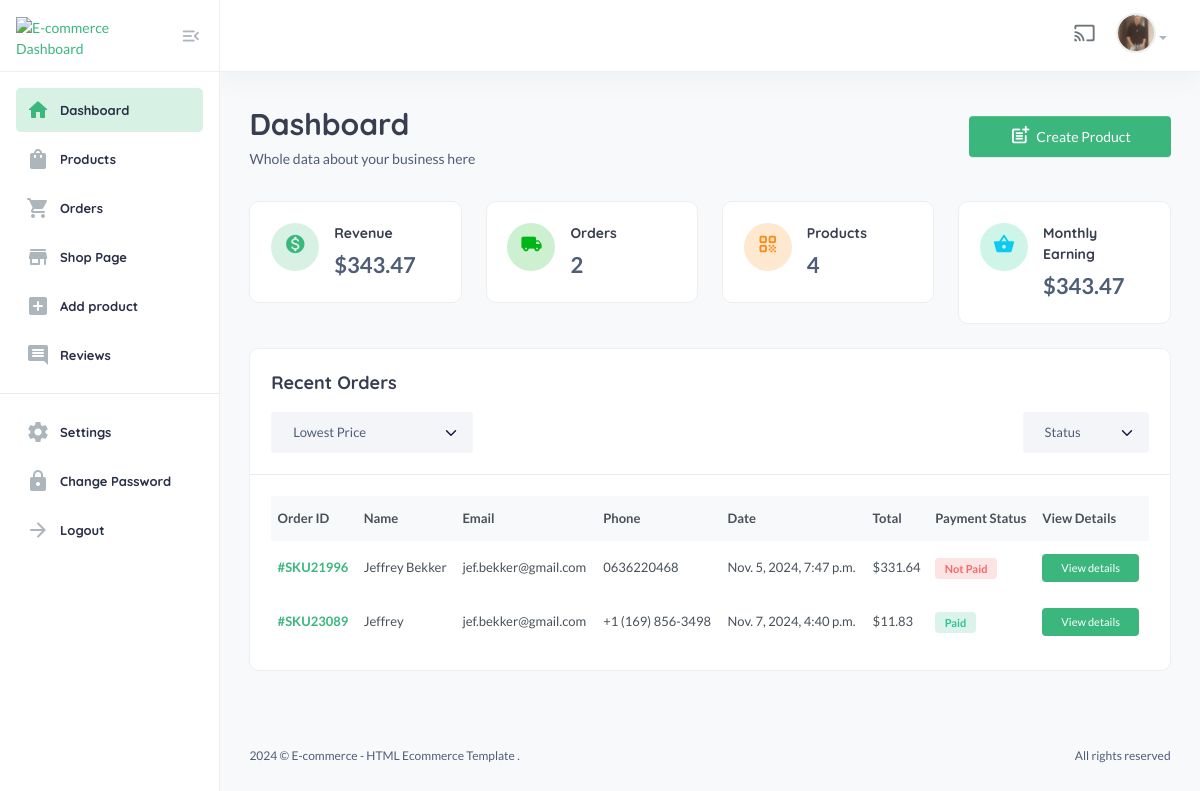
The page /useradmin/dashboard/ (signed in) on the database its author committed.
### userauths/models.py (models this page shows, shortened)
class User(AbstractUser):
    email = models.EmailField(unique=True)
    username = models.CharField(max_length=100)
    bio = models.CharField(max_length=100)
    USERNAME_FIELD = "email"
    REQUIRED_FIELDS = ['username']

class Profile(models.Model):
    user = models.OneToOneField(User, on_delete=models.CASCADE)
    image = models.ImageField(upload_to='image')
    full_name = models.CharField(max_length=200)
    bio = models.CharField(max_length=200, null=True, blank=True)
    phone = models.CharField(max_length=200)
    address = models.CharField(max_length=200, null=True, blank=True)
    country = models.CharField(max_length=200, null=True, blank=True)
    verified = models.BooleanField(default=False)

### core/models.py (models this page shows)
class CartOrder(models.Model):
    user = models.ForeignKey(User, on_delete=models.CASCADE)
    full_name = models.CharField(max_length=100, null=True, blank=True)
    email = models.CharField(max_length=100, null=True, blank=True)
    phone = models.CharField(max_length=100, null=True, blank=True)
    address = models.CharField(max_length=100, null=True, blank=True)
    city = models.CharField(max_length=100, null=True, blank=True)
    state = models.CharField(max_length=100, null=True, blank=True)
    country = models.CharField(max_length=100, null=True, blank=True)
    price = models.DecimalField(max_digits=12, decimal_places=2, default="0.00")
    saved = models.DecimalField(max_digits=12, decimal_places=2, default="0.00")
    coupons = models.ManyToManyField("core.Coupon", blank=True)
    shipping_method = models.CharField(max_length=100, null=True, blank=True)
    tracking_id = models.CharField(max_length=100, null=True, blank=True)
    tracking_website_address = models.CharField(max_length=100, null=True, blank=True)
    paid_status = models.BooleanField(default=False)
    order_date = models.DateTimeField(auto_now_add=True)
    product_status = models.CharField(choices=STATUS_CHOICE, max_length=30, default="processing", null=True, blank=True)
    sku = ShortUUIDField(null=True, blank=True, length=5, prefix="SKU", max_length=20, alphabet="1234567890")
    oid = ShortUUIDField(null=True, blank=True, length=5, max_length=20, alphabet="1234567890")
    stripe_payment_intent = models.CharField(max_length=1000, null=True, blank=True)
    class Meta:
        verbose_name_plural = "Cart Order"

### useradmin/decorators.py (the view)
    def wrapper(request, *args, **kwargs):
        if request.user.is_superuser != True:
            messages.warning(request, "You are not authorized to access this page.")
            return redirect("/user/sign-in/")
        return view_func(request, *args, **kwargs)

### core/context_processor.py (called while the page is built)
def default(request):
    categories = Category.objects.all()
    vendors = Vendor.objects.all()
    min_max_price = Product.objects.aggregate(Min("price"), Max("price")) # Get the lowest and highest value from the models (price from product)
    try:
        wishlist = Wishlist.objects.filter(user=request.user)
    except:
        messages.warning(request, "You need to login before accessing your wishlist.")
        wishlist = 0
    try:
        address = Address.objects.get(user=request.user)
    except:
        address = None
    return {
        "categories": categories,
        "wishlist": wishlist,
        "address": address,
        "vendors": vendors,
        "min_max_price": min_max_price,
    }

### useradmin/views.py (called while the page is built)
@admin_required
def dashboard(request):
    revenue = CartOrder.objects.aggregate(price=Sum("price"))
    total_orders_count = CartOrder.objects.all()
    all_products = Product.objects.all()
    all_categories = Category.objects.all()
    new_customers = User.objects.all(). order_by("-id")
    latest_orders = CartOrder.objects.all()
    this_month = datetime.datetime.now().month
    monthly_revenue = CartOrder.objects.filter(order_date__month=this_month).aggregate(price=Sum("price"))
    context = {
        "revenue": revenue,
        "total_orders_count": total_orders_count,
        "all_products": all_products,
        "all_categories": all_categories,
        "new_customers": new_customers,
        "latest_orders": latest_orders,
        "monthly_revenue": monthly_revenue,
    }
    return render(request, "useradmin/dashboard.html", context)

### templates/useradmin/dashboard.html (shortened to what this page needs)
{% extends 'useradmin/base.html' %}
{% load static %}
{% block content %}
<section class="content-main">
    <div class="content-header">
        <div>
            <h2 class="content-title card-title">Dashboard</h2>
            <p>Whole data about your business here</p>
        </div>
        <div>
            <a href="#" class="btn btn-primary"><i class="text-muted material-icons md-post_add"></i>Create Product</a>
        </div>
    </div>
    <div class="row">
        <div class="col-lg-3">
            <div class="card card-body mb-4">
                <article class="icontext">
                    <span class="icon icon-sm rounded-circle bg-primary-light"><i class="text-primary material-icons md-monetization_on"></i></span>
                    <div class="text">
                        <h6 class="mb-1 card-title">Revenue</h6>
                        <span>${{ revenue.price|floatformat:2 }}</span>
                    </div>
                </article>
            </div>
        </div>
        <div class="col-lg-3">
            <div class="card card-body mb-4">
                <article class="icontext">
                    <span class="icon icon-sm rounded-circle bg-success-light"><i class="text-success material-icons md-local_shipping"></i></span>
                    <div class="text">
                        <h6 class="mb-1 card-title">Orders</h6>
                        <span>{{ total_orders_count.count }}</span>
                    </div>
                </article>
            </div>
        </div>
        <div class="col-lg-3">
            <div class="card card-body mb-4">
                <article class="icontext">
                    <span class="icon icon-sm rounded-circle bg-warning-light"><i class="text-warning material-icons md-qr_code"></i></span>
                    <div class="text">
                        <h6 class="mb-1 card-title">Products</h6>
                        <span>{{ all_products.count }}</span>
                    </div>
                </article>
            </div>
        </div>
        <div class="col-lg-3">
            <div class="card card-body mb-4">
                <article class="icontext">
                    <span class="icon icon-sm rounded-circle bg-info-light"><i class="text-info material-icons md-shopping_basket"></i></span>
                    <div class="text">
                        <h6 class="mb-1 card-title">Monthly Earning</h6>
                        <span>${{ monthly_revenue.price|floatformat:2  }}</span>
                    </div>
                </article>
            </div>
        </div>
    </div>
    <div class="card mb-4">
        <header class="card-header">
            <h4 class="card-title">Recent Orders</h4>
            <div class="row align-items-center">
                <div class="col-md-3 col-12 me-auto mb-md-0 mb-3">
                    <div class="custom_select">
                        <select class="form-select select-nice">
                            <option selected>Lowest Price</option>
                        </select>
                    </div>
                </div>
                <div class="col-md-2 col-6">
                    <div class="custom_select">
                        <select class="form-select select-nice">
                            <option selected>Status</option>
                        </select>
                    </div>
                </div>
            </div>
        </header>
        <div class="card-body">
            <div class="table-responsive">
                <div class="table-responsive">
                    <table class="table align-middle table-nowrap mb-0">
                        <thead class="table-light">
                            <tr>
                                <th class="align-middle" scope="col">Order ID</th>
                                <th class="align-middle" scope="col">Name</th>
                                <th class="align-middle" scope="col">Email</th>
                                <th class="align-middle" scope="col">Phone</th>
                                <th class="align-middle" scope="col">Date</th>
                                <th class="align-middle" scope="col">Total</th>
                                <th class="align-middle" scope="col">Payment Status</th>
                                <th class="align-middle" scope="col">View Details</th>
                            </tr>
                        </thead>
                        <tbody>
                            {% for l in latest_orders %}
                            <tr>
                                <td><a href="#" class="fw-bold">#{{ l.sku }}</a></td>
                                <td>{{ l.full_name }}</td>
                                <td>{{ l.email }}</td>
                                <td>{{ l.phone }}</td>
                                <td>{{ l.order_date }}</td>
                                <td>${{ l.price }}</td>
                                <td>
                                    {% if l.paid_status == True %}
                                    <span class="badge badge-pill badge-soft-success">Paid</span>
                                    {% else %}
                                    <span class="badge badge-pill badge-soft-danger">Not Paid</span>
                                    {% endif %}
                                </td>
                                <td>
                                    <a href="#" class="btn btn-xs"> View details</a>
                                </td>
                            </tr>
                            {% endfor %}
                        </tbody>
                    </table>
                </div>
            </div>
        </div>
    </div>
</section>
{% endblock content %}

### templates/useradmin/base.html (shortened to what this page needs)
{% load static %}
<!DOCTYPE html>
<html lang="en">
    <head>
        <link href="{% static 'assets2/css/main.css' %}" rel="stylesheet" type="text/css" />
        <link rel="stylesheet" href="https://cdnjs.cloudflare.com/ajax/libs/font-awesome/6.0.0/css/all.min.css" />
    </head>
    <body>
        <aside class="navbar-aside" id="offcanvas_aside">
            <div class="aside-top">
                <a href="/useradmin/" class="brand-wrap">
                    <img src="https://clipground.com/images/ecommerce-logo-png-11.png" class="logo" alt="E-commerce Dashboard" />
                </a>
                <div>
                    <button class="btn btn-icon btn-aside-minimize"><i class="text-muted material-icons md-menu_open"></i></button>
                </div>
            </div>
            <nav>
                <ul class="menu-aside">
                    <li class="menu-item {% if '/useradmin/dashboard/' in request.path %}active{% endif %}">
                        <a class="menu-link" href="{% url 'useradmin:dashboard' %}">
                            <i class="icon material-icons md-home"></i>
                            <span class="text">Dashboard</span>
                        </a>
                    </li>
                    <li class="menu-item {% if '/useradmin/products/' in request.path %}active{% endif %}">
                        <a class="menu-link" href="{% url 'useradmin:products' %}">
                            <i class="icon material-icons md-shopping_bag"></i>
                            <span class="text">Products</span>
                        </a>
                    </li>
                    <li class="menu-item {% if '/useradmin/orders/' in request.path %}active{% endif %}">
                        <a class="menu-link" href="{% url 'useradmin:orders' %}">
                            <i class="icon material-icons md-shopping_cart"></i>
                            <span class="text">Orders</span>
                        </a>
                    </li>
                    <li class="menu-item">
                        <a class="menu-link" href="{% url 'useradmin:shop-page' %}">
                            <i class="icon material-icons md-store"></i>
                            <span class="text">Shop Page</span>
                        </a>
                    </li>
                    <li class="menu-item ">
                        <a class="menu-link" href="{% url 'useradmin:add-product' %}">
                            <i class="icon material-icons md-add_box"></i>
                            <span class="text">Add product</span>
                        </a>
                    </li>
                    <li class="menu-item">
                        <a class="menu-link" href="{% url 'useradmin:reviews' %}">
                            <i class="icon material-icons md-comment"></i>
                            <span class="text">Reviews</span>
                        </a>
                    </li>
                </ul>
                <hr />
                <ul class="menu-aside">
                    <li class="menu-item">
                        <a class="menu-link" href="{% url 'useradmin:settings' %}">
                            <i class="icon material-icons md-settings"></i>
                            <span class="text">Settings</span>
                        </a>
                    </li>
                    <li class="menu-item">
                        <a class="menu-link" href="{% url 'useradmin:change-password' %}">
                            <i class="icon material-icons md-lock"></i>
                            <span class="text"> Change Password </span>
                        </a>
                    </li>
                    <li class="menu-item">
                        <a class="menu-link" href="{% url 'userauths:sign-out' %}">
                            <i class="icon material-icons md-arrow_forward"></i>
                            <span class="text">Logout</span>
                        </a>
                    </li>
                </ul>
                <br />
                <br />
            </nav>
        </aside>
        <main class="main-wrap">
            <header class="main-header navbar">
                <div class="col-nav">
                    <ul class="nav">
                        <li class="nav-item">
                            <a href="#" class="requestfullscreen nav-link btn-icon"><i class="material-icons md-cast"></i></a>
                        </li>
                        <li class="dropdown nav-item">
                            <a class="dropdown-toggle" data-bs-toggle="dropdown" href="#" id="dropdownAccount" aria-expanded="false">
                                {% if request.user.profile.image %}
                                <img class="img-xs rounded-circle" src="{{request.user.profile.image.url}}" alt="User" />
                                {% else %}
                                <img class="img-xs rounded-circle" src="https://www.shutterstock.com/image-vector/vector-flat-illustration-grayscale-avatar-600nw-2281862025.jpg" alt="User" />
                                {% endif %}
                            </a>
                        </li>
                    </ul>
                </div>
            </header>
            {% block content %}
            {% endblock content %}
            <footer class="main-footer font-xs">
                <div class="row pb-30 pt-15">
                    <div class="col-sm-6">
                        &copy; E-commerce - HTML Ecommerce Template .
                    </div>
                    <div class="col-sm-6">
                        <div class="text-sm-end">All rights reserved</div>
                    </div>
                </div>
            </footer>
        </main>
    </body>
</html>

### rows shown on the page
User: user.profile.image (picture)
CartOrder: sku "SKU21996", full_name "Jeffrey Bekker", email "jef.bekker@gmail.com", phone "0636220468", order_date "Nov. 5, 2024, 7:47 p.m.", price "331.64", paid_status "Not Paid"
CartOrder: sku "SKU23089", full_name "Jeffrey", email "jef.bekker@gmail.com", phone "+1 (169) 856-3498", order_date "Nov. 7, 2024, 4:40 p.m.", price "11.83", paid_status "Paid"

### other values the page prints
{{ revenue.price|floatformat:2 }} "343.47"
{{ total_orders_count.count }} "2"
{{ all_products.count }} "4"
{{ monthly_revenue.price|floatformat:2 }} "343.47"
